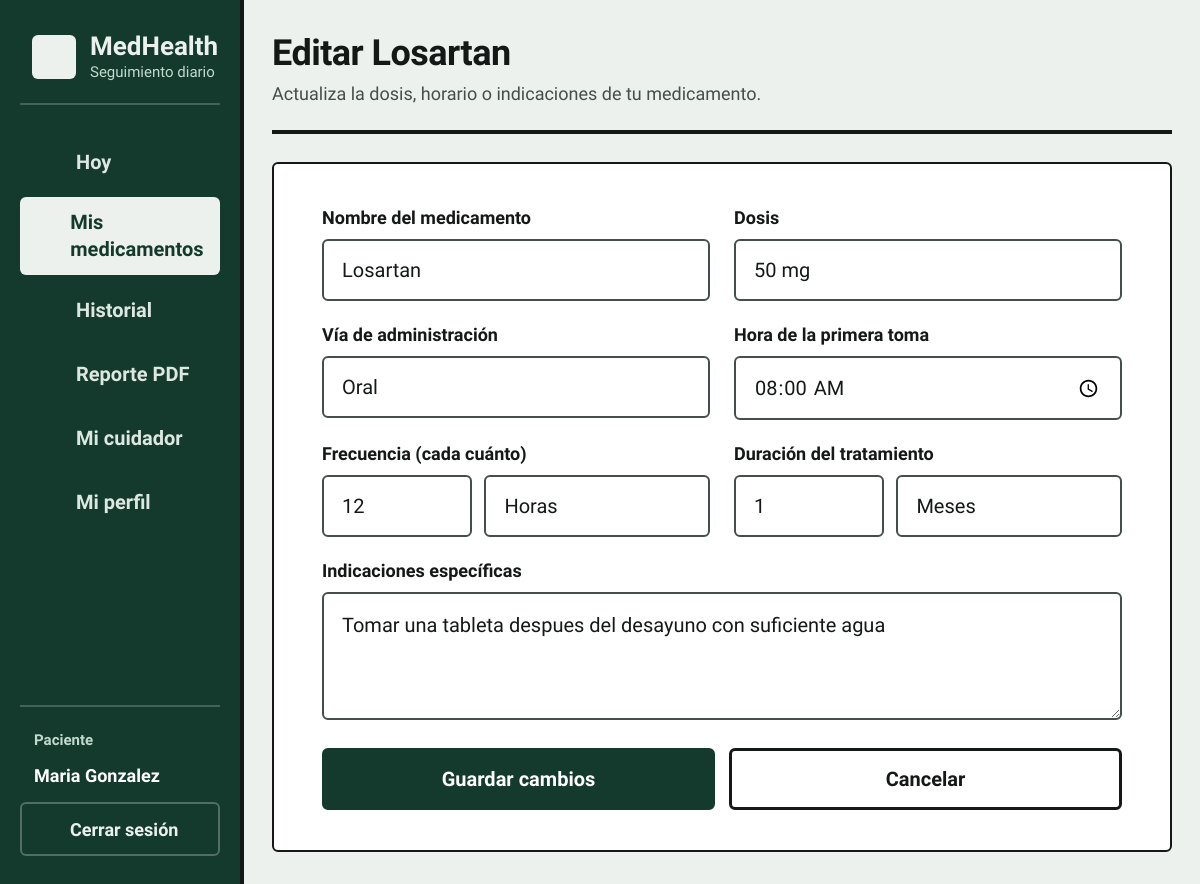
/views/editar_medicamento.php?id=1 (signed in), run on the app's committed database.
### tables this page shows
CREATE TABLE IF NOT EXISTS medicamentos (
    id_medicamento INT UNSIGNED AUTO_INCREMENT PRIMARY KEY,
    id_receta INT UNSIGNED NOT NULL,
    nombre VARCHAR(150) NOT NULL,
    dosis VARCHAR(100) NOT NULL,
    frecuencia_horas INT NOT NULL,
    duracion_dias INT NOT NULL,
    hora_inicio TIME NOT NULL,
    via_administracion VARCHAR(50) NOT NULL,
    indicaciones TEXT NULL,
    CONSTRAINT fk_medicamentos_receta
        FOREIGN KEY (id_receta) REFERENCES recetas(id_receta)
        ON DELETE CASCADE ON UPDATE CASCADE
);

### models/Medicamento.php (called while the page is built, shortened)
<?php
class Medicamento {
    private $conn;
    private $table_name = "medicamentos";
    public $id_medicamento;
    public function __construct($db) {
        $this->conn = $db;
    }
    public function perteneceAPaciente(int $id_medicamento, int $id_paciente): bool {
        $query = "SELECT m.id_medicamento
                  FROM " . $this->table_name . " m
                  JOIN recetas r ON m.id_receta = r.id_receta
                  WHERE m.id_medicamento = :id_med AND r.id_paciente = :id_paciente
                  LIMIT 1";
        $stmt = $this->conn->prepare($query);
        $stmt->bindParam(":id_med", $id_medicamento, PDO::PARAM_INT);
        $stmt->bindParam(":id_paciente", $id_paciente, PDO::PARAM_INT);
        $stmt->execute();
        return $stmt->rowCount() > 0;
    }
    public function leerUno(?int $id_paciente = null) {
        if ($id_paciente !== null && !$this->perteneceAPaciente((int) $this->id_medicamento, $id_paciente)) {
            return false;
        }
        $query = "SELECT * FROM " . $this->table_name . " WHERE id_medicamento = ? LIMIT 0,1";
        $stmt = $this->conn->prepare($query);
        $stmt->bindParam(1, $this->id_medicamento);
        $stmt->execute();
        $row = $stmt->fetch(PDO::FETCH_ASSOC);
        if ($row) {
            $this->nombre = $row['nombre'];
            $this->dosis = $row['dosis'];
            $this->frecuencia_horas = $row['frecuencia_horas'];
            $this->duracion_dias = $row['duracion_dias'];
            $this->hora_inicio = $row['hora_inicio'];
            $this->via_administracion = $row['via_administracion'];
            $this->indicaciones = $row['indicaciones'];
            return true;
        }
        return false;
    }
}
?>

### includes/auth.php (called while the page is built, shortened)
<?php
include_once __DIR__ . '/../models/Paciente.php';
include_once __DIR__ . '/helpers.php';
include_once __DIR__ . '/icons.php';
function obtenerPacienteActual(PDO $db): ?array {
    $paciente = new Paciente($db);
    $paciente->id_usuario = $_SESSION['id_usuario'];
    $stmt = $paciente->leerPorUsuario();
    $row = $stmt->fetch(PDO::FETCH_ASSOC);
    return $row ? $row : null;
}
function obtenerIdPacienteActual(PDO $db): int {
    $row = obtenerPacienteActual($db);
    return $row ? (int) $row['id_paciente'] : 0;
}
?>

### models/Paciente.php (called while the page is built, shortened)
<?php
class Paciente {
    private $conn;
    private $table_name = "pacientes";
    public $id_usuario;
    public function __construct($db) {
        $this->conn = $db;
    }
    public function leerPorUsuario() {
        $query = "SELECT p.*, u.correo
                  FROM " . $this->table_name . " p
                  JOIN usuarios u ON p.id_usuario = u.id_usuario
                  WHERE p.id_usuario = ?
                  LIMIT 0,1";
        $stmt = $this->conn->prepare($query);
        $stmt->bindParam(1, $this->id_usuario);
        $stmt->execute();
        return $stmt;
    }
}
?>

### includes/helpers.php (called while the page is built, shortened)
<?php
function desglosarDuracionDias(int $dias): array {
    if ($dias >= 30 && $dias % 30 === 0) {
        return ['cantidad' => (int) ($dias / 30), 'unidad' => 'meses'];
    }
    return ['cantidad' => $dias, 'unidad' => 'dias'];
}
?>

### views/editar_medicamento.php (the view, shortened to what this page needs)
<?php
include_once __DIR__ . '/../includes/auth.php';
include_once __DIR__ . '/../models/Medicamento.php';
$database = new Database();
$db = $database->getConnection();
$id_paciente = obtenerIdPacienteActual($db);
$medicamento = new Medicamento($db);
$medicamento->id_medicamento = (int) $_GET['id'];
if (!$medicamento->leerUno($id_paciente)) {
    header("Location: medicamentos.php");
    exit;
}
$duracionDesglosada = desglosarDuracionDias((int) $medicamento->duracion_dias);
$dur_cant = $duracionDesglosada['cantidad'];
$dur_unit = $duracionDesglosada['unidad'];
$frec_cant = (int) $medicamento->frecuencia_horas;
$frec_unit = 'horas';
$viasDisponibles = [
    'Oral', 'Tópica', 'Inhalada', 'Oftálmica', 'Ótica',
    'Nasal', 'Sublingual', 'Intramuscular', 'Subcutánea', 'Intravenosa', 'Otra'
];
$viaActual = trim((string) $medicamento->via_administracion);
?>
<!DOCTYPE html>
<html lang="es">
<head>
    <link rel="stylesheet" href="../assets/css/medhealth.css">
</head>
<body>
    <?php include __DIR__ . '/../includes/navbar.php'; ?>
    <header class="page-header">
        <div class="page-header-text">
            <h1>Editar <?php echo htmlspecialchars($medicamento->nombre); ?></h1>
            <p class="cuerpo text-muted">Actualiza la dosis, horario o indicaciones de tu medicamento.</p>
        </div>
    </header>
    <section class="tarjeta tarjeta-form tarjeta-900">
        <form action="../controllers/actualizar_medicamento.php" method="POST" class="form-stack">
            <div class="form-grid-2">
                <div class="campo">
                    <label for="nombre">Nombre del medicamento</label>
                    <input type="text" id="nombre" name="nombre" value="<?php echo htmlspecialchars($medicamento->nombre); ?>" required>
                </div>
                <div class="campo">
                    <label for="dosis">Dosis</label>
                    <input type="text" id="dosis" name="dosis" value="<?php echo htmlspecialchars($medicamento->dosis); ?>" required>
                </div>
                <div class="campo">
                    <label for="via">Vía de administración</label>
                    <div class="select-wrapper">
                        <select id="via" name="via" required>
                            <?php foreach ($viasDisponibles as $via): ?>
                                <option value="<?php echo htmlspecialchars($via); ?>" <?php echo ($viaActual === $via) ? 'selected' : ''; ?>>
                                    <?php echo htmlspecialchars($via); ?>
                                </option>
                            <?php endforeach; ?>
                        </select>
                        <span class="select-chevron"><?php echo medhealthIcon('chevron-down', 24); ?></span>
                    </div>
                </div>
                <div class="campo">
                    <label for="hora_inicio">Hora de la primera toma</label>
                    <input type="time" id="hora_inicio" name="hora_inicio" value="<?php echo htmlspecialchars($medicamento->hora_inicio); ?>" required>
                </div>
                <div class="campo">
                    <label for="frecuencia_cant">Frecuencia (cada cuánto)</label>
                    <div class="campo-split">
                        <input type="number" id="frecuencia_cant" name="frecuencia_cant" min="1" value="<?php echo $frec_cant; ?>" required>
                        <div class="select-wrapper">
                            <select id="frecuencia_unidad" name="frecuencia_unidad" aria-label="Unidad de frecuencia">
                                <option value="horas" <?php echo ($frec_unit === 'horas') ? 'selected' : ''; ?>>Horas</option>
                            </select>
                            <span class="select-chevron"><?php echo medhealthIcon('chevron-down', 24); ?></span>
                        </div>
                    </div>
                </div>
                <div class="campo">
                    <label for="duracion_cant">Duración del tratamiento</label>
                    <div class="campo-split">
                        <input type="number" id="duracion_cant" name="duracion_cant" min="1" value="<?php echo $dur_cant; ?>" required>
                        <div class="select-wrapper">
                            <select id="duracion_unidad" name="duracion_unidad" aria-label="Unidad de duración">
                                <option value="meses" <?php echo ($dur_unit === 'meses') ? 'selected' : ''; ?>>Meses</option>
                            </select>
                            <span class="select-chevron"><?php echo medhealthIcon('chevron-down', 24); ?></span>
                        </div>
                    </div>
                </div>
                <div class="campo col-span-2">
                    <label for="indicaciones">Indicaciones específicas</label>
                    <textarea id="indicaciones" name="indicaciones" required><?php echo htmlspecialchars($medicamento->indicaciones); ?></textarea>
                </div>
            </div>
            <div class="form-actions-row">
                <button type="submit" class="btn btn-primario">Guardar cambios</button>
                <a href="medicamentos.php" class="btn btn-secundario">Cancelar</a>
            </div>
        </form>
    </section>
    <?php include __DIR__ . '/../includes/footer.php'; ?>
</body>
</html>

### data on the page
medicamentos: nombre "Losartan", dosis "50 mg", via "Oral", hora_inicio "08:00:00", frecuencia_cant "12", duracion_cant "1", duracion_unidad "Meses", indicaciones "Tomar una tableta despues del desayuno con suficiente agua"

### other printed values
$item['label'] "Hoy"
$item['label'] "Mis medicamentos"
$item['label'] "Historial"
$item['label'] "Reporte PDF"
$item['label'] "Mi cuidador"
$item['label'] "Mi perfil"
$nombreUsuarioSidebar "Maria Gonzalez"
